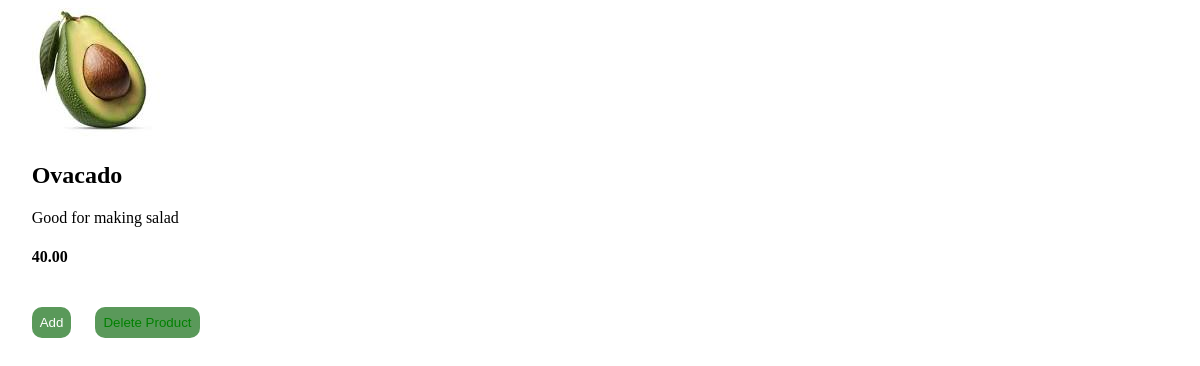
Page /inventory/products/19 on the committed database.
### inventory/models.py (models this page shows)
class Product(models.Model):
    vendor=models.ForeignKey(Vendor,null=True,on_delete=models.CASCADE)
    image = models.ImageField(upload_to='images/')
    name=models.CharField(max_length=32)
    price=models.DecimalField(max_digits=8,decimal_places=2)
    description=models.TextField()
    datecreated=models.DateTimeField(auto_now_add=True)
    date_updated=models.DateTimeField(auto_now=True)
    stock=models.PositiveIntegerField()

### inventory/views.py (the view)
# urls.py: path("products/<int:id>",product_detail,name="product_detail_view"),
def product_detail(request,id):
    product=Product.objects.get(id=id)
    return render(request,"inventory/product_detail.html",{"product":product})

### templates/inventory/product_detail.html (shortened to what this page needs)
<!DOCTYPE html>
<html lang="en">
<head>
</head>
<body>
    <div class="single_product">
        <img src="{{product.image.url}}" alt="images"/>
        <h2>{{product.name}}</h2>
        <p>{{product.description}}</p>
        <h4> {{product.price}}</h4>
        <a class="name" href="{% url 'add_to_cart' id=product.id %}"><button class="add_to_cart">Add </button></a>
        <button><a href="{% url 'delete_product_view' id=product.id %}">Delete Product</a>
        </button>
    </div>
</body>
</html>

### templates/inventory/product_detail.html (style rules this page uses)
button { border-radius: 10px; padding: 12px 12px ; border-style: none; background-color:rgb(16, 44, 16); color: white; }
.single_product { border: 2px hidden; margin-left: 2%; }
a { text-decoration: none; color: green; }
button { padding: 8px 8px; border-style: none; background-color: rgb(90, 153, 90); color: white; margin-right: 20px; margin-top: 20px; }

### rows in the picture
Product: image (picture), name "Ovacado", description "Good for making salad", price "40.00"
